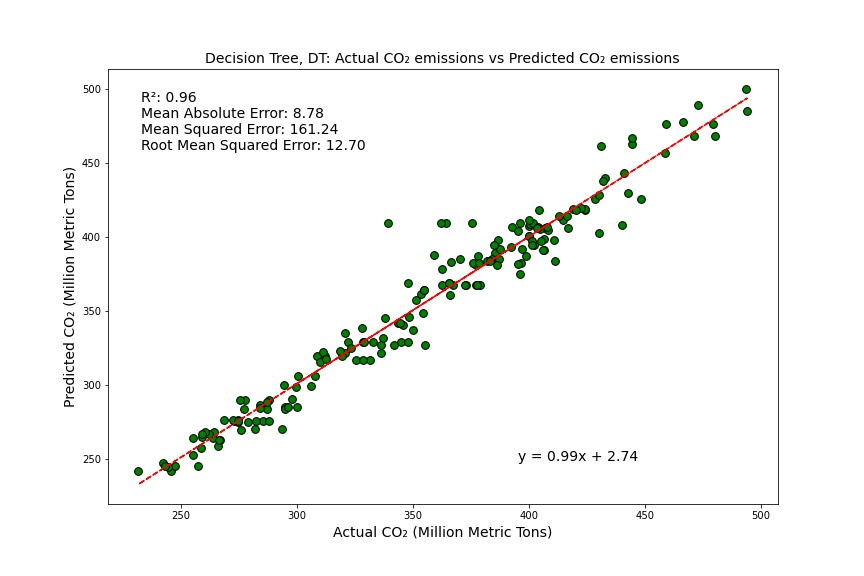
#> input picture ML_LCA/Decision Tree Actual CO₂ emissions vs Predicted CO₂ emissions.jpg, 864 x 576 px, found by its file name; its folder holds 7 pictures in this run
$ python generatefigure.py   (older library calls are emulated)
#> lines starting #> are read from the running program, lines starting #| are printed output that depends on the picture
from PIL import Image

import glob

# Specify the directory containing the PNG files
directory = '/Users/ranjing/Desktop/ML_US_ENERGY/ML_LCA'

# Get a list of all jpg files in the directory
jpg_files = glob.glob(directory + '/*.jpg')

# Iterate over each PNG file
for file_path in jpg_files:
    # Process each file as needed
    print('Processing file:', file_path)
    # Read the file using PIL or any other image library
    # For example, using PIL:


'''
Processing file: /Users/ranjing/Desktop/ML_US_ENERGY/Multiple Linear Regression Sensitivity Analysis.jpg
Processing file: /Users/ranjing/Desktop/ML_US_ENERGY/Support Vector Machine Sensitivity Analysis.jpg
Processing file: /Users/ranjing/Desktop/ML_US_ENERGY/K-Nearest Neighbors Sensitivity Analysis.jpg
Processing file: /Users/ranjing/Desktop/ML_US_ENERGY/Gradient Boosting Sensitivity Analysis.jpg
Processing file: /Users/ranjing/Desktop/ML_US_ENERGY/Decision Tree Actual CO₂ emissions vs Predicted CO₂ emissions.jpg
Processing file: /Users/ranjing/Desktop/ML_US_ENERGY/Decision Tree Sensitivity Analysis.jpg
Processing file: /Users/ranjing/Desktop/ML_US_ENERGY/Random Forest Sensitivity Analysis.jpg
Processing file: /Users/ranjing/Desktop/ML_US_ENERGY/Support Vector Machine Actual CO₂ emissions vs Predicted CO₂ emissions.jpg
Processing file: /Users/ranjing/Desktop/ML_US_ENERGY/Multiple Linear Regression Actual CO₂ emissions vs Predicted CO₂ emissions.jpg
Processing file: /Users/ranjing/Desktop/ML_US_ENERGY/K-Nearest Neighbors Actual CO₂ emissions vs Predicted CO₂ emissions.jpg
Processing file: /Users/ranjing/Desktop/ML_US_ENERGY/Gradient Boosting Actual CO₂ emissions vs Predicted CO₂ emissions.jpg
Processing file: /Users/ranjing/Desktop/ML_US_ENERGY/Random Forest Actual CO₂ emissions vs Predicted CO₂ emissions.jpg

'''


# Load the six PNG images

image1 = Image.open('/Users/ranjing/Desktop/ML_US_ENERGY/ML_LCA/Decision Tree Actual CO₂ emissions vs Predicted CO₂ emissions.jpg')
#> image1 is the input picture: PIL image 864x576 RGB; mean R, G, B 247.1, 247.8, 246.5
image2 = Image.open('/Users/ranjing/Desktop/ML_US_ENERGY/ML_LCA/Random Forest Actual CO₂ emissions vs Predicted CO₂ emissions.jpg')
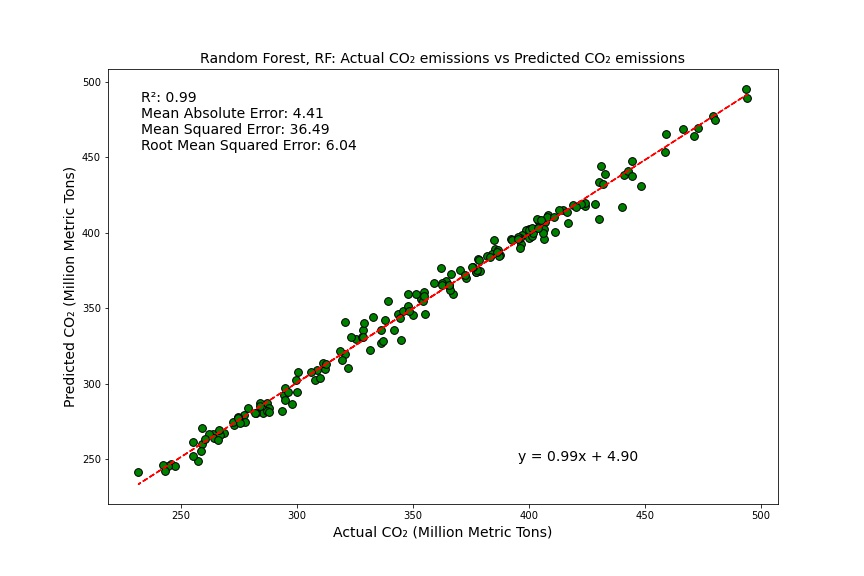
#> input picture ML_LCA/Random Forest Actual CO₂ emissions vs Predicted CO₂ emissions.jpg, 864 x 576 px, found by its file name
#> image2 is the input picture: PIL image 864x576 RGB; mean R, G, B 247.7, 248.2, 247.1
image3 = Image.open('/Users/ranjing/Desktop/ML_US_ENERGY/ML_LCA/Multiple Linear Regression Actual CO₂ emissions vs Predicted CO₂ emissions.jpg')
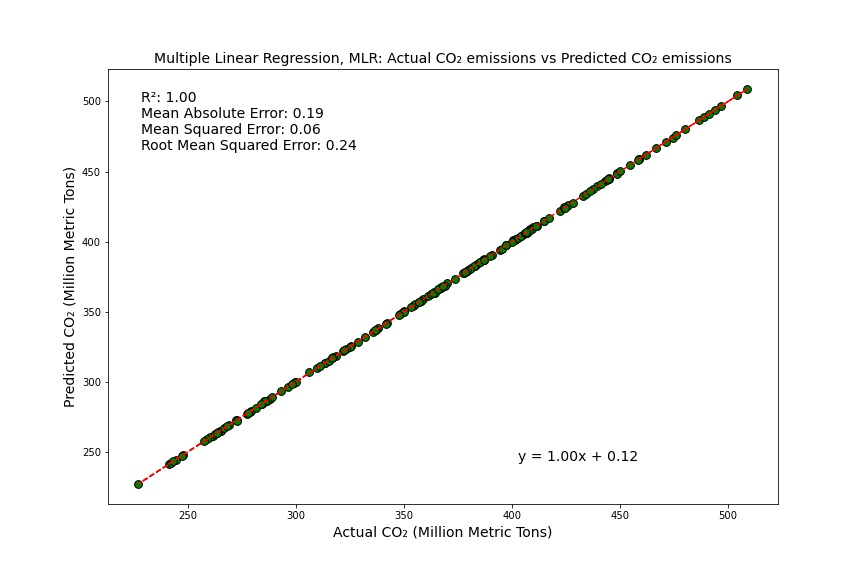
#> input picture ML_LCA/Multiple Linear Regression Actual CO₂ emissions vs Predicted CO₂ emissions.jpg, 864 x 576 px, found by its file name
#> image3 is the input picture: PIL image 864x576 RGB; mean R, G, B 249.1, 249.1, 248.6
image4 = Image.open('/Users/ranjing/Desktop/ML_US_ENERGY/ML_LCA/K-Nearest Neighbors Actual CO₂ emissions vs Predicted CO₂ emissions.jpg')
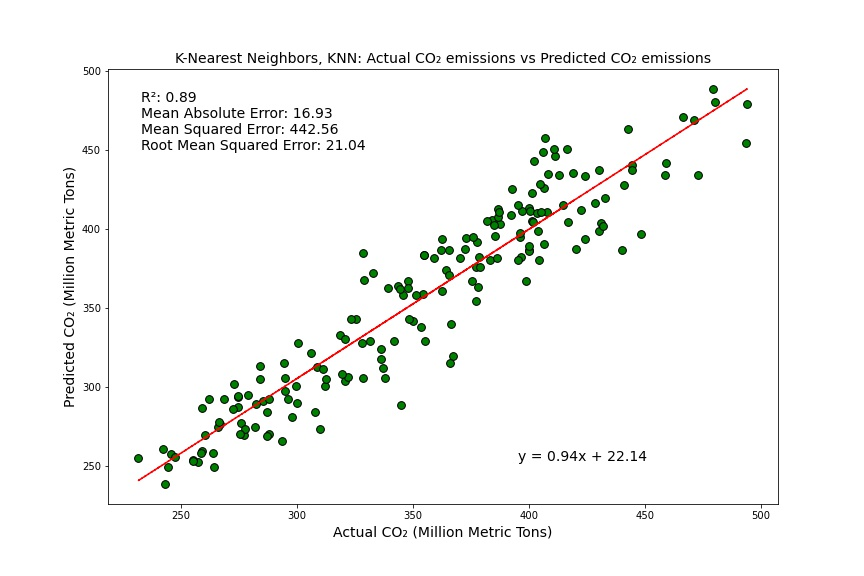
#> input picture ML_LCA/K-Nearest Neighbors Actual CO₂ emissions vs Predicted CO₂ emissions.jpg, 864 x 576 px, found by its file name
#> image4 is the input picture: PIL image 864x576 RGB; mean R, G, B 246.1, 247, 245.6
#> (the run stopped early here; a loop or call above may not have finished)
